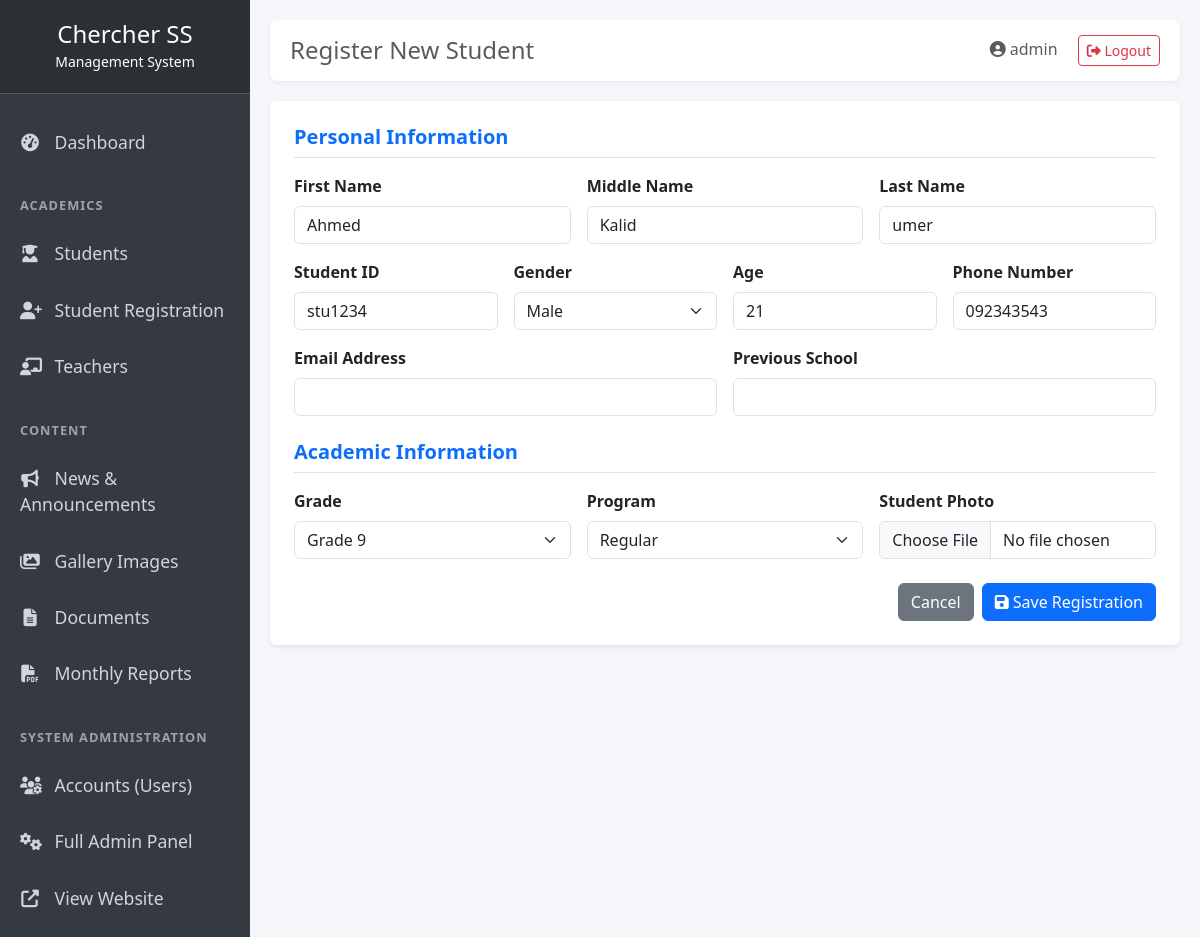
The page /dashboard/registrations/edit/1/ (signed in) on the database its author committed.
### registration/models.py (models this page shows, shortened)
class RegisteredStudent(models.Model):
    GENDER_CHOICES = [('Male', 'Male'), ('Female', 'Female')]
    GRADE_CHOICES = [('9', 'Grade 9'), ('10', 'Grade 10'), ('11', 'Grade 11'), ('12', 'Grade 12')]
    PROGRAM_CHOICES = [('Regular', 'Regular'), ('Night', 'Night'), ('Weekend', 'Weekend')]
    first_name = models.CharField(max_length=100)
    middle_name = models.CharField(max_length=100, blank=True)
    last_name = models.CharField(max_length=100)
    student_id = models.CharField(max_length=50, unique=True, help_text="e.g., CSS-2026-001")
    gender = models.CharField(max_length=10, choices=GENDER_CHOICES)
    age = models.PositiveIntegerField()
    phone_number = models.CharField(max_length=20)
    email = models.EmailField(blank=True)
    previous_school = models.CharField(max_length=200, blank=True)
    image = models.ImageField(upload_to='registered_students/', blank=True, null=True)
    grade = models.CharField(max_length=2, choices=GRADE_CHOICES)
    program = models.CharField(max_length=20, choices=PROGRAM_CHOICES)
    registered_at = models.DateTimeField(auto_now_add=True)
    class Meta:
        ordering = ['-registered_at']
        verbose_name_plural = "Registered Students"

### dashboard/views.py (the view)
# urls.py: path('registrations/edit/<int:pk>/', views.edit_registration, name='edit_registration'),
@login_required
def edit_registration(request, pk):
    student = get_object_or_404(RegisteredStudent, pk=pk)
    if request.method == 'POST':
        form = RegistrationForm(request.POST, request.FILES, instance=student)
        if form.is_valid():
            form.save()
            return redirect('dashboard:manage_registrations')
    else:
        form = RegistrationForm(instance=student)
    return render(request, 'dashboard/add_registration.html', {'form': form})

### registration/forms.py
class RegistrationForm(forms.ModelForm):
    class Meta:
        model = RegisteredStudent
        fields = '__all__'
        widgets = {
            'first_name': forms.TextInput(attrs={'class': 'form-control'}),
            'middle_name': forms.TextInput(attrs={'class': 'form-control'}),
            'last_name': forms.TextInput(attrs={'class': 'form-control'}),
            'student_id': forms.TextInput(attrs={'class': 'form-control'}),
            'gender': forms.Select(attrs={'class': 'form-select'}),
            'age': forms.NumberInput(attrs={'class': 'form-control'}),
            'phone_number': forms.TextInput(attrs={'class': 'form-control'}),
            'email': forms.EmailInput(attrs={'class': 'form-control'}),
            'previous_school': forms.TextInput(attrs={'class': 'form-control'}),
            'grade': forms.Select(attrs={'class': 'form-select'}),
            'program': forms.Select(attrs={'class': 'form-select'}),
            'image': forms.FileInput(attrs={'class': 'form-control'}),
        }

### dashboard/templates/dashboard/add_registration.html (shortened to what this page needs)
{% extends "dashboard_base.html" %}
{% block page_title %}Register New Student{% endblock %}
{% block content %}
<div class="card border-0 shadow-sm">
    <div class="card-body p-4">
        <form method="post" enctype="multipart/form-data">
            <h5 class="fw-bold text-primary mb-3 border-bottom pb-2">Personal Information</h5>
            <div class="row g-3 mb-4">
                <div class="col-md-4">
                    <label class="form-label fw-bold">First Name</label>
                    {{ form.first_name }}
                </div>
                <div class="col-md-4">
                    <label class="form-label fw-bold">Middle Name</label>
                    {{ form.middle_name }}
                </div>
                <div class="col-md-4">
                    <label class="form-label fw-bold">Last Name</label>
                    {{ form.last_name }}
                </div>
                <div class="col-md-3">
                    <label class="form-label fw-bold">Student ID</label>
                    {{ form.student_id }}
                </div>
                <div class="col-md-3">
                    <label class="form-label fw-bold">Gender</label>
                    {{ form.gender }}
                </div>
                <div class="col-md-3">
                    <label class="form-label fw-bold">Age</label>
                    {{ form.age }}
                </div>
                <div class="col-md-3">
                    <label class="form-label fw-bold">Phone Number</label>
                    {{ form.phone_number }}
                </div>
                <div class="col-md-6">
                    <label class="form-label fw-bold">Email Address</label>
                    {{ form.email }}
                </div>
                <div class="col-md-6">
                    <label class="form-label fw-bold">Previous School</label>
                    {{ form.previous_school }}
                </div>
            </div>
            <h5 class="fw-bold text-primary mb-3 border-bottom pb-2">Academic Information</h5>
            <div class="row g-3 mb-4">
                <div class="col-md-4">
                    <label class="form-label fw-bold">Grade</label>
                    {{ form.grade }}
                </div>
                <div class="col-md-4">
                    <label class="form-label fw-bold">Program</label>
                    {{ form.program }}
                </div>
                <div class="col-md-4">
                    <label class="form-label fw-bold">Student Photo</label>
                    {{ form.image }}
                </div>
            </div>
            <div class="d-flex justify-content-end mt-4">
                <a href="{% url 'dashboard:manage_registrations' %}" class="btn btn-secondary me-2">Cancel</a>
                <button type="submit" class="btn btn-primary"><i class="fas fa-save"></i> Save Registration</button>
            </div>
        </form>
    </div>
</div>
{% endblock %}

### templates/dashboard_base.html (shortened to what this page needs)
<!DOCTYPE html>
<html lang="en">
<head>
    <link href="https://cdn.jsdelivr.net/npm/bootstrap@5.3.0/dist/css/bootstrap.min.css" rel="stylesheet">
    <link rel="stylesheet" href="https://cdnjs.cloudflare.com/ajax/libs/font-awesome/6.4.0/css/all.min.css">
</head>
<body>
    <div id="wrapper">
        <nav id="sidebar">
            <div class="sidebar-header">
                <h4 class="mb-0">Chercher SS</h4>
                <small>Management System</small>
            </div>
            <ul class="components">
                <li>
                    <a href="/dashboard/" class="{% if request.path == '/dashboard/' %}active{% endif %}">
                        <i class="fas fa-tachometer-alt"></i> Dashboard
                    </a>
                </li>
                <div class="sidebar-heading mt-3">Academics</div>
                <li>
                    <a href="/dashboard/students/" class="{% if request.path == '/dashboard/students/' %}active{% endif %}">
                        <i class="fas fa-user-graduate"></i> Students
                    </a>
                </li>
                <li>
                    <a href="/dashboard/registrations/" class="{% if request.path == '/dashboard/registrations/' %}active{% endif %}">
                        <i class="fas fa-user-plus"></i> Student Registration
                    </a>
                </li>
                <li>
                    <a href="/dashboard/teachers/" class="{% if request.path == '/dashboard/teachers/' %}active{% endif %}">
                        <i class="fas fa-chalkboard-teacher"></i> Teachers
                    </a>
                </li>
                <div class="sidebar-heading mt-3">Content</div>
                <li>
                    <a href="/dashboard/news/" class="{% if request.path == '/dashboard/news/' %}active{% endif %}">
                        <i class="fas fa-bullhorn"></i> News & Announcements
                    </a>
                </li>
                <li>
                    <a href="/dashboard/gallery/" class="{% if request.path == '/dashboard/gallery/' %}active{% endif %}">
                        <i class="fas fa-images"></i> Gallery Images
                    </a>
                </li>
                <li>
                    <a href="/dashboard/documents/" class="{% if request.path == '/dashboard/documents/' %}active{% endif %}">
                        <i class="fas fa-file-alt"></i> Documents
                    </a>
                </li>
                <li>
                    <a href="/dashboard/reports/" class="{% if request.path == '/dashboard/reports/' %}active{% endif %}">
                        <i class="fas fa-file-pdf"></i> Monthly Reports
                    </a>
                </li>
                <div class="sidebar-heading mt-3">System Administration</div>
                <li>
                    <a href="/dashboard/users/" class="{% if request.path == '/dashboard/users/' %}active{% endif %}">
                        <i class="fas fa-users-cog"></i> Accounts (Users)
                    </a>
                </li>
                <li>
                    <a href="/admin/" target="_blank">
                        <i class="fas fa-cogs"></i> Full Admin Panel
                    </a>
                </li>
                <li>
                    <a href="/" target="_blank">
                        <i class="fas fa-external-link-alt"></i> View Website
                    </a>
                </li>
            </ul>
        </nav>
        <div id="content">
            <div class="top-navbar">
                <h4 class="mb-0 text-muted">{% block page_title %}Dashboard{% endblock %}</h4>
                <div>
                    <span class="me-3 text-muted"><i class="fas fa-user-circle"></i> {{ user.username }}</span>
                    <a href="/logout/" class="btn btn-sm btn-outline-danger"><i class="fas fa-sign-out-alt"></i> Logout</a>
                </div>
            </div>
            {% block content %}{% endblock %}
        </div>
    </div>
</body>
</html>

### templates/dashboard_base.html (style rules this page uses)
body { background-color: #f4f6f9; overflow-x: hidden; }
#wrapper { display: flex; width: 100%; align-items: stretch; }
#sidebar { min-width: 250px; max-width: 250px; background: #343a40; color: #fff; min-height: 100vh; transition: all 0.3s; }
#sidebar .sidebar-header { padding: 20px; background: #2b3035; text-align: center; border-bottom: 1px solid #4f5962; }
#sidebar ul.components { padding: 20px 0; list-style: none; }
#sidebar ul li a { padding: 15px 20px; font-size: 1.1em; display: block; color: #d1d5db; text-decoration: none; transition: 0.3s; }
#sidebar ul li a i { margin-right: 10px; width: 20px; text-align: center; }
.sidebar-heading { padding: 10px 20px; font-size: 0.8em; color: #9ca3af; text-transform: uppercase; font-weight: bold; letter-spacing: 1px; }
#content { width: 100%; padding: 20px; min-height: 100vh; transition: all 0.3s; }
.top-navbar { background: #fff; padding: 15px 20px; border-radius: 8px; box-shadow: 0 2px 4px rgba(0,0,0,0.05); margin-bottom: 20px; display: flex; justify-content: space-between; align-items: center; }

### rows shown on the page
RegisteredStudent: first_name "Ahmed", middle_name "Kalid", last_name "umer", student_id "stu1234", gender "Male", age "21", phone_number "092343543", grade "Grade 9", program "Regular"

### other values the page prints
{{ user.username }} "admin"
